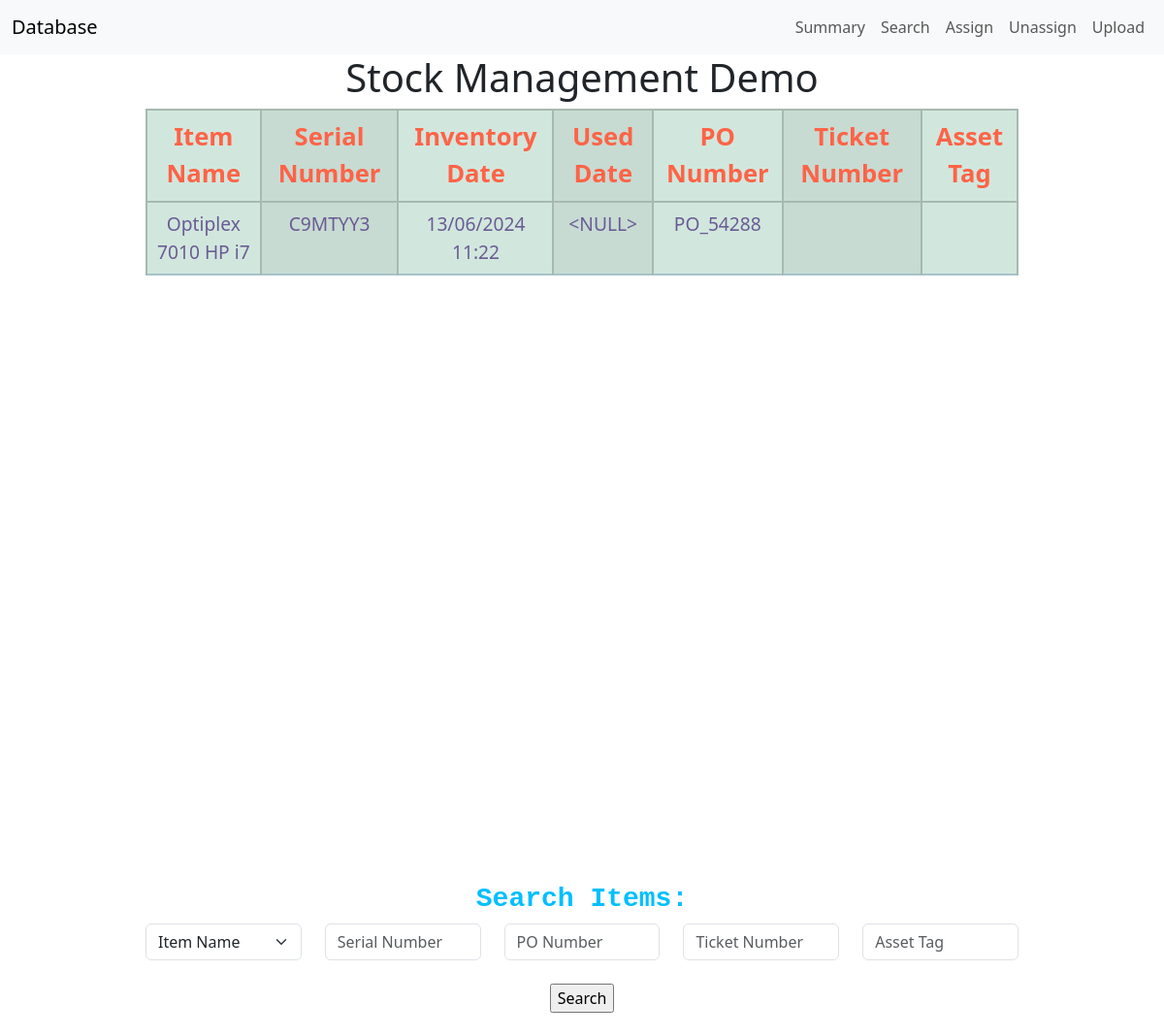
Before: /search with the older database file.
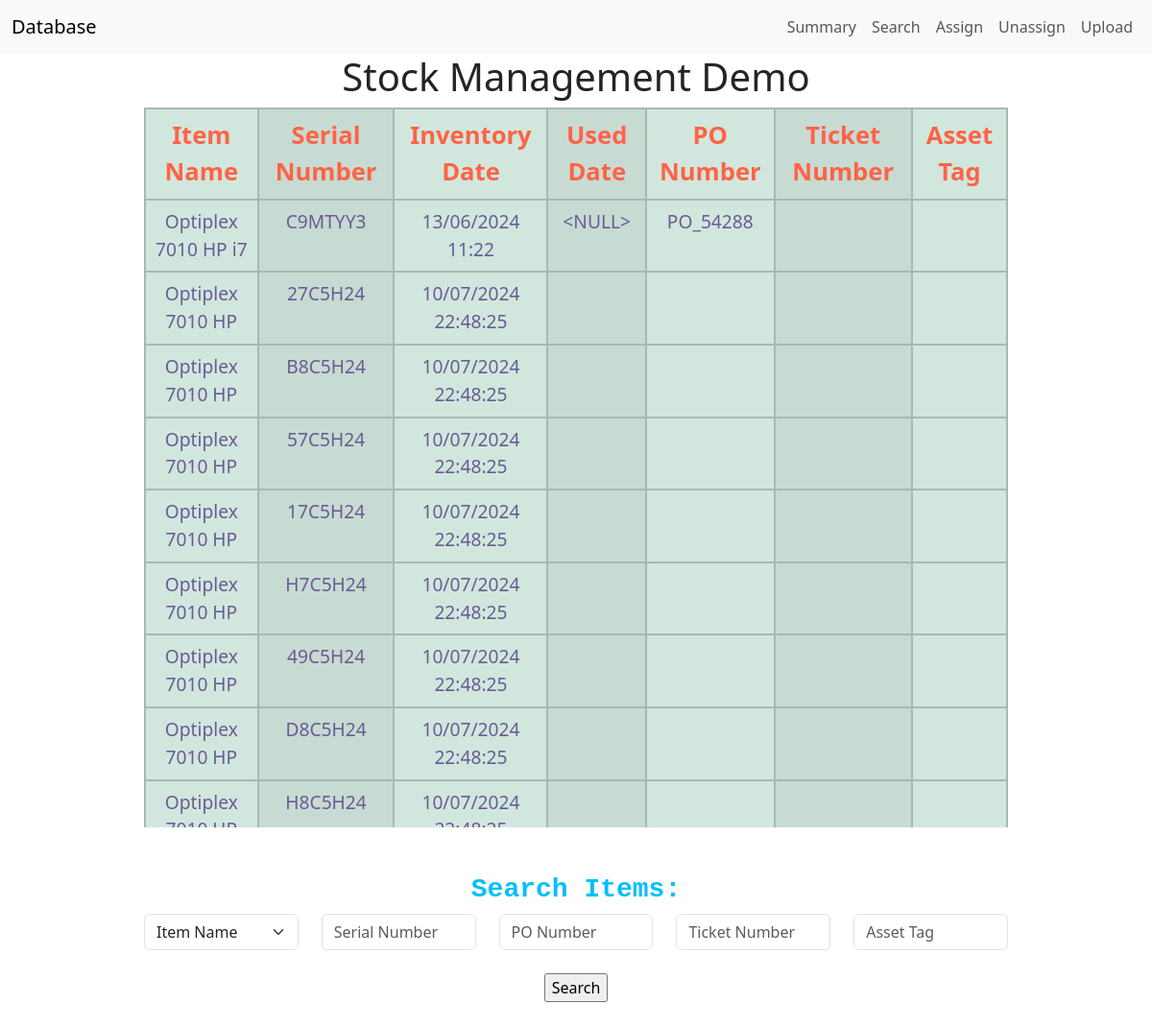
After: the same page with the newer database file.
### tables this page shows
CREATE TABLE Inventory (
    Item_Name VARCHAR(255) NOT NULL ,
    Serial_Num VARCHAR(255) NOT NULL PRIMARY KEY UNIQUE,
    Inventory_Date datetime NOT NULL,
    Used_Date datetime DEFAULT '',
    PO_Num VARCHAR(255),
    Ticket_Num VARCHAR(255) DEFAULT '',
    Asset_Tag VARCHAR(255) DEFAULT '' 
);

### app.py (the view)
@app.route('/search', methods=['POST', 'GET'])
def search():
    if request.method == "POST":
        name = request.form['item_name']
        serial = request.form['serial_num']
        po = request.form['po_num']
        ticket = request.form['ticket_num']
        tag = request.form['asset_tag']
        data = execute_search(name, serial, po, ticket, tag)
        return render_template('index.html', data = data, name = list_all_items())
    else:
        return render_template('index.html', data = fetch_all_data(), name = list_all_items())

### helper.py (called while the page is built)
def get_db_connection():
    conn = sqlite3.connect('database.db')
    return conn

def remove_header(data):
    if len(data) < 1:
        return data
    elif "Item_Name" in data[0][0]:
        return data[1:]
    else:
        return data

def fetch_all_data():
    conn = get_db_connection()
    data = conn.execute('SELECT * FROM Inventory').fetchall()
    conn.close()
    return remove_header(data)

def list_all_items():
    conn = get_db_connection()
    data = conn.execute('SELECT DISTINCT Item_Name FROM Inventory;').fetchall()
    conn.close()
    data = [x[0] for x in data if not "Item_Name" in x[0]]
    return remove_header(data)

### templates/index.html (shortened to what this page needs)
{% extends 'base.html'%}
{% block body%}
<center>
    <div style="width:75%;height:750px;overflow:auto;">
        <table class="table table-info table-striped-columns table-hover">
            <thead>
                <tr class="table-success">
                    <th class="table-success"><label style="color:tomato;font-size:160%;">Item Name</label></th>
                    <th class="table-success"><label style="color:tomato;font-size:160%;">Serial Number</label ></th>
                    <th class="table-success"><label style="color:tomato;font-size:160%;">Inventory Date</label ></th>
                    <th class="table-success"><label style="color:tomato;font-size:160%;">Used Date</label ></th>
                    <th class="table-success"><label style="color:tomato;font-size:160%;">PO Number</label ></th>
                    <th class="table-success"><label style="color:tomato;font-size:160%;">Ticket Number</label ></th>
                    <th class="table-success"><label style="color:tomato;font-size:160%;">Asset Tag</label ></th>
                </tr>
            </thead>
            <tbody>
                {%for row in data:%}
                    <tr class="table-success">
                        <td class="table-success"><label style="color:#6b5b95;font-size:120%;">{{row[0]}}</label></td>
                        <td class="table-success"><label style="color:#6b5b95;font-size:120%;">{{row[1]}}</label></td>
                        <td class="table-success"><label style="color:#6b5b95;font-size:120%;">{{row[2]}}</label></td>
                        <td class="table-success"><label style="color:#6b5b95;font-size:120%;">{{row[3]}}</label></td>
                        <td class="table-success"><label style="color:#6b5b95;font-size:120%;">{{row[4]}}</label></td>
                        <td class="table-success"><label style="color:#6b5b95;font-size:120%;">{{row[5]}}</label></td>
                        <td class="table-success"><label style="color:#6b5b95;font-size:120%;">{{row[6]}}</label></td>
                    </tr>
                {% endfor %}
            </tbody>
        </table>
    </div>
</center>
<br>
<br>
<center>
    <div style="margin: 5 auto; width:75%;">
        <h3 style="color:deepskyblue;font-size:16;font-family:'Courier New';"><strong>Search Items:</strong></h3>
        <form action="{{ url_for('search') }}" method="post">
            <div class="row">
                <div class="col">
                    <select class="form-select" name="item_name" >
                        <option selected>Item Name</option>
                    </select>
                </div>
                <div class="col">
                <input type="text" class="form-control" placeholder="Serial Number" name="serial_num">
                </div>
                <div class="col">
                <input type="text" class="form-control" placeholder="PO Number" name="po_num">
                </div>
                <div class="col">
                <input type="text" class="form-control" placeholder="Ticket Number" name="ticket_num">
                </div>
                <div class="col">
                <input type="text" class="form-control" placeholder="Asset Tag" name="asset_tag">
                </div>
            </div>
            <br>
            <div class="row">
                <div class="col">
                    <input type="submit" value="Search">
                </div>
            </div>
        </form>
    </div>
</center>
<br>
{% endblock%}

### templates/base.html (shortened to what this page needs)
<!DOCTYPE html>
<html>
<head>
    <link href="https://cdn.jsdelivr.net/npm/bootstrap@5.3.3/dist/css/bootstrap.min.css" rel="stylesheet">
    <nav class="navbar navbar-expand-lg bg-body-tertiary">
        <div class="container-fluid">
          <a class="navbar-brand" href="/">Database</a>
            <ul class="navbar-nav">
              <li class="nav-item">
                <a class="nav-link" href="/">Summary</a>
              </li>
              <li class="nav-item">
                <a class="nav-link" href="/search">Search</a>
              </li>
              <li class="nav-item">
                <a class="nav-link" href="/assign">Assign</a>
              </li>
              <li class="nav-item">
                <a class="nav-link" href="/unassign">Unassign</a>
              </li>
              <li class="nav-item">
                <a class="nav-link" href="/upload">Upload</a>
              </li>
            </ul>
          </div>
    </nav>
    <center>
        <h1>Stock Management Demo</h1>
    </center>
</head>
<body>
    {% block body%}{% endblock%}
</body>
</html>

### templates/base.html (style rules this page uses)
table, th, td { text-align: center; padding: 12px; border:2px solid black; border-collapse: collapse; margin-left: auto; margin-right: auto; }

Changed rows visible on the page:
added Inventory: Item_Name "Optiplex 7010 HP", Serial_Num "27C5H24", Inventory_Date "10/07/2024 22:48:25"
added Inventory: Item_Name "Optiplex 7010 HP", Serial_Num "B8C5H24", Inventory_Date "10/07/2024 22:48:25"
added Inventory: Item_Name "Optiplex 7010 HP", Serial_Num "57C5H24", Inventory_Date "10/07/2024 22:48:25"
added Inventory: Item_Name "Optiplex 7010 HP", Serial_Num "17C5H24", Inventory_Date "10/07/2024 22:48:25"
added Inventory: Item_Name "Optiplex 7010 HP", Serial_Num "H7C5H24", Inventory_Date "10/07/2024 22:48:25"
added Inventory: Item_Name "Optiplex 7010 HP", Serial_Num "49C5H24", Inventory_Date "10/07/2024 22:48:25"
added Inventory: Item_Name "Optiplex 7010 HP", Serial_Num "D8C5H24", Inventory_Date "10/07/2024 22:48:25"
added Inventory: Item_Name "Optiplex…", Serial_Num "H8C5H24", Inventory_Date "10/07/2024…"
